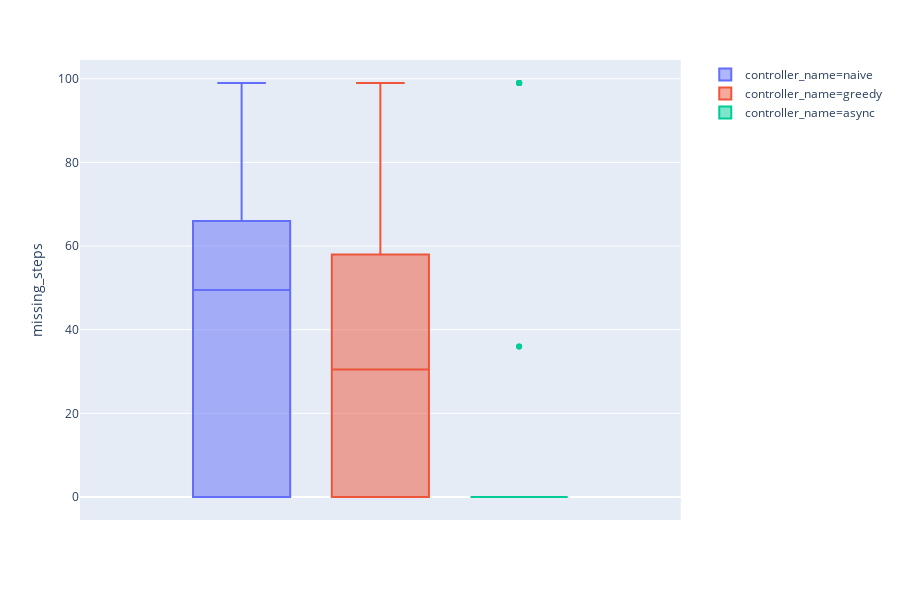

Source (notebook cell):
### Code cell
px.box(df, y='missing_steps', color='controller_name')

### Figure 1 — Plotly figure (JSON) as saved in the notebook; plotly's stock layout.template omitted (floating-point values rounded to 4 significant figures; data arrays with more than 128 entries replaced by an {"elided": "..."} marker saying what was removed)
{"data": [{"alignmentgroup": "True", "hoverlabel": {"namelength": 0}, "hovertemplate": "controller_name=naive<br>missing_steps=%{y}", "legendgroup": "controller_name=naive", "marker": {"color": "#636efa"}, "name": "controller_name=naive", "notched": false, "offsetgroup": "controller_name=naive", "orientation": "v", "showlegend": true, "type": "box", "x0": " ", "xaxis": "x", "y": {"elided": "1200 int values"}, "y0": " ", "yaxis": "y"}, {"alignmentgroup": "True", "hoverlabel": {"namelength": 0}, "hovertemplate": "controller_name=greedy<br>missing_steps=%{y}", "legendgroup": "controller_name=greedy", "marker": {"color": "#EF553B"}, "name": "controller_name=greedy", "notched": false, "offsetgroup": "controller_name=greedy", "orientation": "v", "showlegend": true, "type": "box", "x0": " ", "xaxis": "x", "y": {"elided": "1200 int values"}, "y0": " ", "yaxis": "y"}, {"alignmentgroup": "True", "hoverlabel": {"namelength": 0}, "hovertemplate": "controller_name=async<br>missing_steps=%{y}", "legendgroup": "controller_name=async", "marker": {"color": "#00cc96"}, "name": "controller_name=async", "notched": false, "offsetgroup": "controller_name=async", "orientation": "v", "showlegend": true, "type": "box", "x0": " ", "xaxis": "x", "y": {"elided": "1200 int values"}, "y0": " ", "yaxis": "y"}], "layout": {"boxmode": "group", "height": 600, "legend": {"tracegroupgap": 0}, "margin": {"t": 60}, "xaxis": {"anchor": "y", "domain": [0, 0.98]}, "yaxis": {"anchor": "x", "domain": [0, 1], "title": {"text": "missing_steps"}}}}
